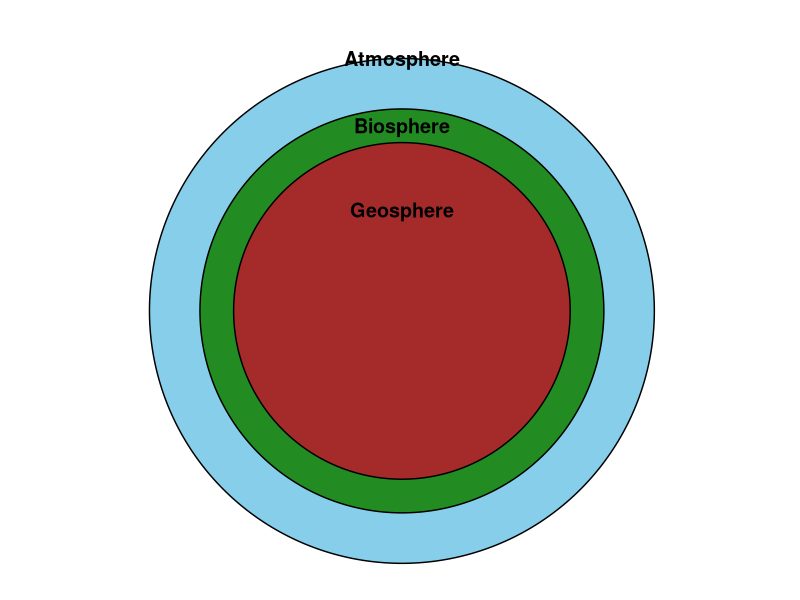
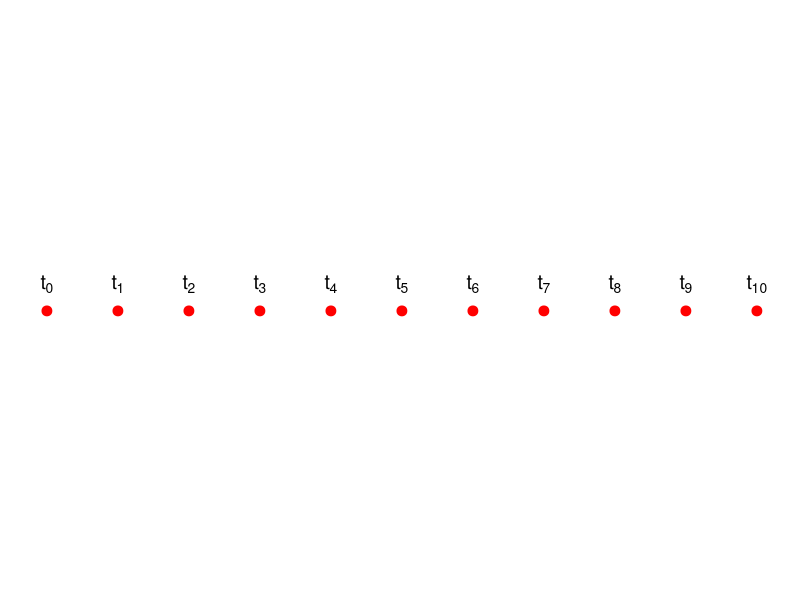
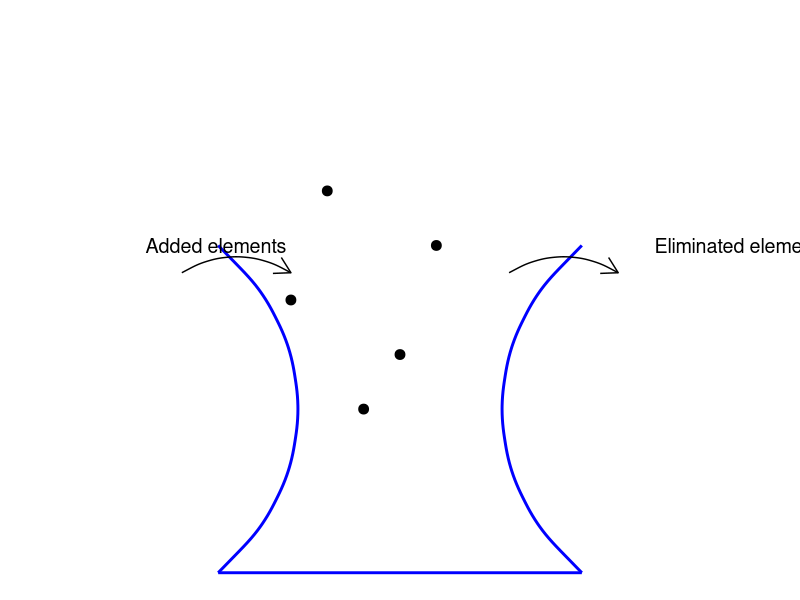
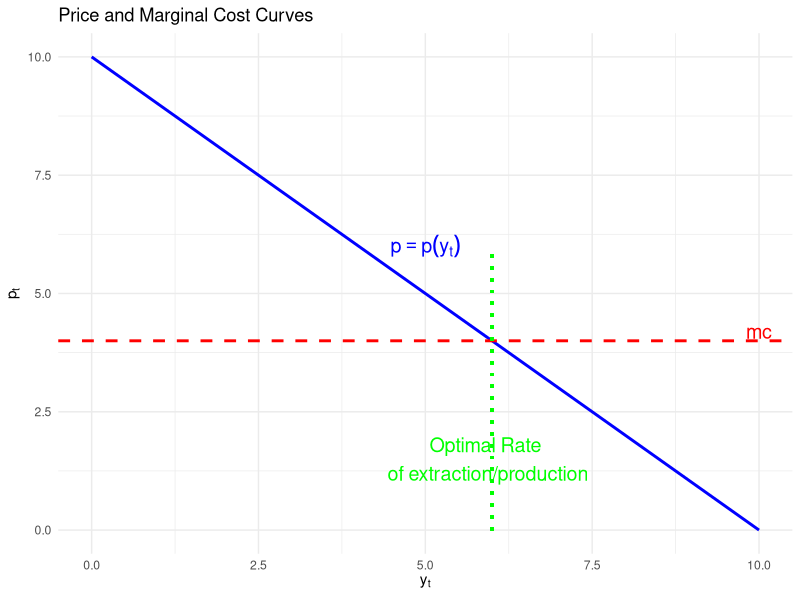
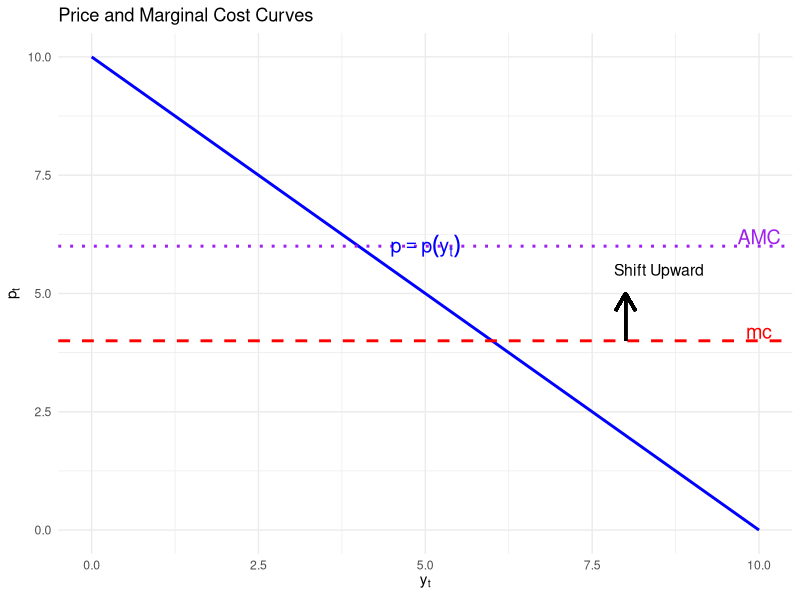

These figures' R source, in order: (Note: this script raises an error after producing the figures.)
## ---- chunk 1
#| message: false
#| warning: false
#| echo: false
# Load required libraries
library(ggforce)
library(ggplot2)

# Create a data frame to represent the three layers
earth_layers <- data.frame(
  layer = c("Atmosphere", "Biosphere", "Geosphere"),
  radius = c(1.5, 1.2, 1) # Radius for each layer
)

# Add label positions (top, left, right)
earth_layers$label_x <- c(0, 0, 0)  # X-coordinates for labels
earth_layers$label_y <- c(1.5, 1.1, 0.6)     # Y-coordinates for labels

# Create the plot
ggplot() +
  # Draw each layer as a circle
  geom_circle(data = earth_layers, aes(x0 = 0, y0 = 0, r = radius, fill = layer), color = "black", size = 0.5) +
  # Set the coordinate system to fixed
  coord_fixed() +
  # Add labels on three sides
  geom_text(
    data = earth_layers,
    aes(x = label_x, y = label_y, label = layer),
    size = 5,
    fontface = "bold"
  ) +
  # Adjust the fill colors for each layer
  scale_fill_manual(
    values = c("Atmosphere" = "skyblue", "Biosphere" = "forestgreen", "Geosphere" = "brown")
  ) +
  # Add title and theme
  ggtitle("") +
  theme_minimal() +
  theme(
    axis.text = element_blank(),  # Remove axis text
    axis.title = element_blank(), # Remove axis titles
    axis.ticks = element_blank(), # Remove axis ticks
    panel.grid = element_blank(), # Remove grid
    legend.position = "none"      # Remove legend
  )


## ---- chunk 2
#| message: false
#| warning: false
#| echo: false
# Load required library
library(ggplot2)

# Create a data frame representing the time periods and their positions
time_periods <- data.frame(
  time = 0:10,                 # Time points from t_0 to t_10
  position = 0:10              # Corresponding positions on the line
)

# Add a column for labels using expressions
time_periods$label <- paste0("t[", time_periods$time, "]") # Create labels as text

# Create the plot
ggplot(time_periods, aes(x = position, y = 0)) +
  # Draw the line
  geom_segment(aes(xend = position, yend = 0), color = "black", size = 1) +
  # Add points at each segment
  geom_point(color = "red", size = 3) +
  # Add labels for each time period using parse = TRUE
  geom_text(aes(label = label), vjust = -1, size = 5, parse = TRUE) +
  # Customize the plot
  ggtitle("") +
  theme_minimal() +
  theme(
    axis.text.x = element_blank(),    # Remove x-axis text
    axis.ticks.x = element_blank(),  # Remove x-axis ticks
    axis.title.x = element_blank(),  # Remove x-axis title
    axis.text.y = element_blank(),   # Remove y-axis text
    axis.ticks.y = element_blank(),  # Remove y-axis ticks
    axis.title.y = element_blank(),  # Remove y-axis title
    panel.grid = element_blank()     # Remove gridlines
  )


## ---- chunk 3
#| message: false
#| warning: false
#| echo: false

# Load required libraries
library(ggplot2)
library(grid)

# Create a data frame for points inside the "U" set
points_inside <- data.frame(
  x = c(0.2, 0.3, 0.5, 0.6, 0.4),
  y = c(0.5, 0.7, 0.4, 0.6, 0.3)
)

# Create the plot
ggplot() +
  # Draw the U shape (combination of two arcs and a straight line)
  # Left side of the U
  geom_curve(aes(x = 0, y = 0.6, xend = 0, yend = 0), curvature = -0.5, color = "blue", size = 1) +
  # Bottom part of the U
  geom_segment(aes(x = 0, y = 0, xend = 1, yend = 0), color = "blue", size = 1) +
  # Right side of the U
  geom_curve(aes(x = 1, y = 0.6, xend = 1, yend = 0), curvature = 0.5, color = "blue", size = 1) +
  # Add points inside the set
  geom_point(data = points_inside, aes(x = x, y = y), color = "black", size = 3) +
  # Add "Added elements" label and arrow
  annotate("text", x = -0.2, y = 0.6, label = "Added elements", size = 5, hjust = 0) +
  annotate("curve", x = -0.1, y = 0.55, xend = 0.2, yend = 0.55, 
           curvature = -0.3, arrow = arrow(length = unit(0.03, "npc")), color = "black") +
  # Add "Eliminated element" label and arrow
  annotate("text", x = 1.2, y = 0.6, label = "Eliminated element", size = 5, hjust = 0) +
  annotate("curve", x = 0.8, y = 0.55, xend = 1.1, yend = 0.55, 
           curvature = -0.3, arrow = arrow(length = unit(0.03, "npc")), color = "black") +
  # Customize the plot
  xlim(-0.5, 1.5) +
  ylim(0, 1) +
  theme_void()


## ---- chunk 4
#| message: false
#| warning: false
#| echo: false
# Load necessary library
library(ggplot2)

# Create a data frame for the values
y_t <- seq(0, 10, by = 0.1)  # y_t values
p_t <- 10 - y_t              # Downward sloping price function (p = p(y_t))
mc <- rep(4, length(y_t))    # Horizontal MC curve at p = 4

# Combine into a data frame
data <- data.frame(y_t, p_t, mc)

# Calculate the intersection point
intersection_y <- 10 - 4  # where p_t = mc
intersection_x <- intersection_y  # since y_t = x when p = mc

# Create the plot
ggplot(data, aes(x = y_t)) +
  geom_line(aes(y = p_t), color = "blue", size = 1) + 
  geom_hline(aes(yintercept = 4), color = "red", linetype = "dashed", size = 1) +
  labs(title = "Price and Marginal Cost Curves",
       x = expression(y[t]),
       y = expression(p[t])) +
  annotate("text", x = 5, y = 6, label = expression(p == p(y[t])), color = "blue", size = 5) +
  annotate("text", x = 10, y = 4.2, label = "mc", color = "red", size = 5) +
  
  # Add vertical line from intersection to x-axis
  geom_segment(aes(x = intersection_x, xend = intersection_x, y = 0, yend = intersection_y), 
               color = "green", linetype="dotted", size=1) +
  
  # Label the point OP on the x-axis
  annotate("text", x = intersection_x - 0.1, y =  1.5, label = "Optimal Rate\n of extraction/production", color = "green", size=5) +

  theme_minimal() +
  xlim(0, 10) + ylim(0, 10)

## ---- chunk 5
#| message: false
#| warning: false
#| echo: false
# Load necessary library
library(ggplot2)

# Create a data frame for the values
y_t <- seq(0, 10, by = 0.1)  # y_t values
p_t <- 10 - y_t              # Downward sloping price function (p = p(y_t))
mc <- rep(4, length(y_t))    # Original MC curve at p = 4
amc <- rep(6, length(y_t))    # Augmented Marginal Curve at p = 6

# Combine into a data frame
data <- data.frame(y_t, p_t, mc, amc)

# Create the plot
ggplot(data, aes(x = y_t)) +
  geom_line(aes(y = p_t), color = "blue", size = 1) + 
  geom_hline(aes(yintercept = 4), color = "red", linetype = "dashed", size = 1) + 
  geom_hline(aes(yintercept = 6), color = "purple", linetype = "dotted", size = 1) + 
  labs(title = "Price and Marginal Cost Curves",
       x = expression(y[t]),
       y = expression(p[t])) +
  annotate("text", x = 5, y = 6, label = expression(p == p(y[t])), color = "blue", size = 5) +
  annotate("text", x = 10, y = 4.2, label = "mc", color = "red", size = 5) +
  
  # Label the AMC line
  annotate("text", x = 10, y = 6.2, label = "AMC", color = "purple", size = 5) +

  # Add an up arrow to indicate the shift of the MC curve
  geom_segment(aes(x = 8, xend = 8, y = 4, yend = 5), 
               arrow = arrow(length=unit(0.2,"inches")), 
               color="black", size=1) +
  
  # Label for the arrow indicating upward shift
  annotate("text", x = 8.5, y = 5.5, label="Shift Upward", color="black", size=4) +

  theme_minimal() +
  xlim(0, 10) + ylim(0, 10)

## ---- chunk 6
knitr::include_graphics("images/fig_1.png")
